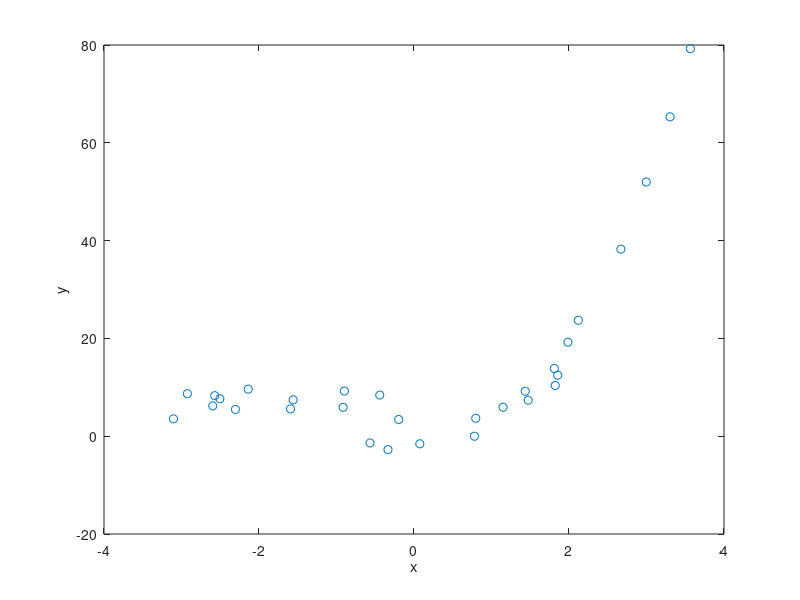
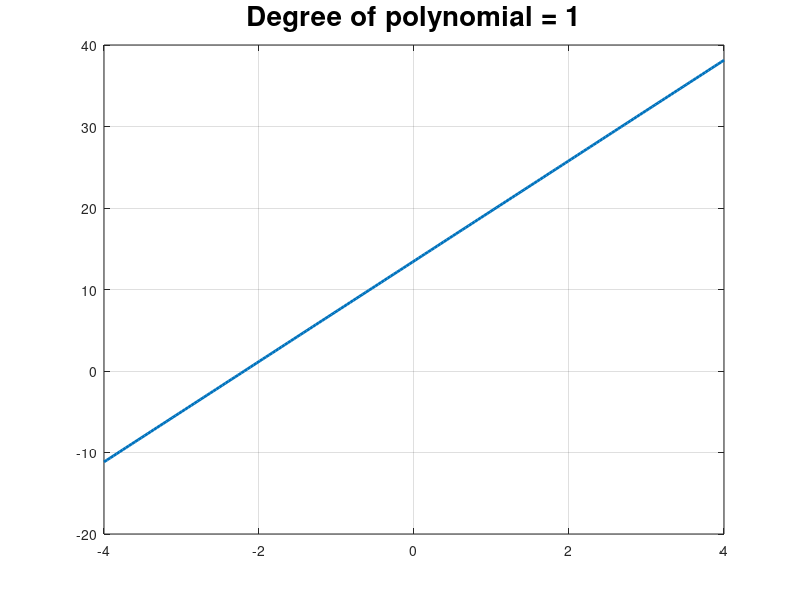
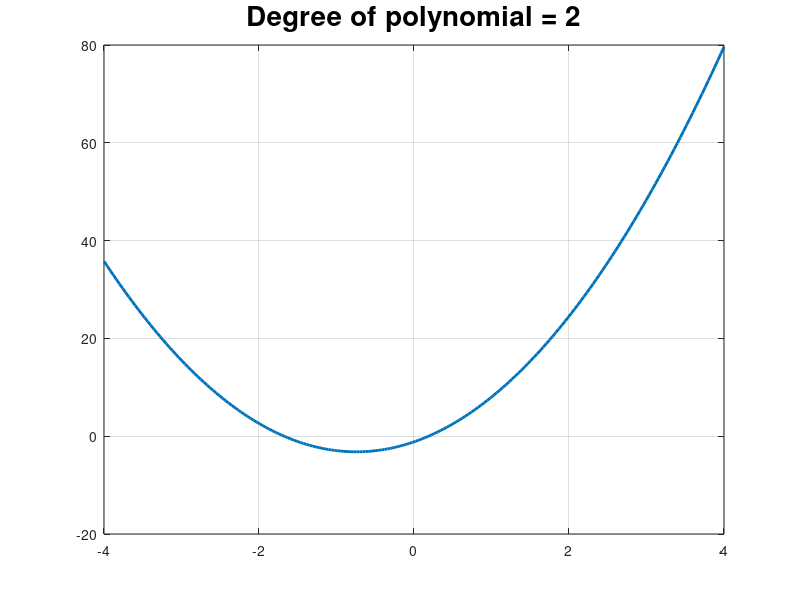
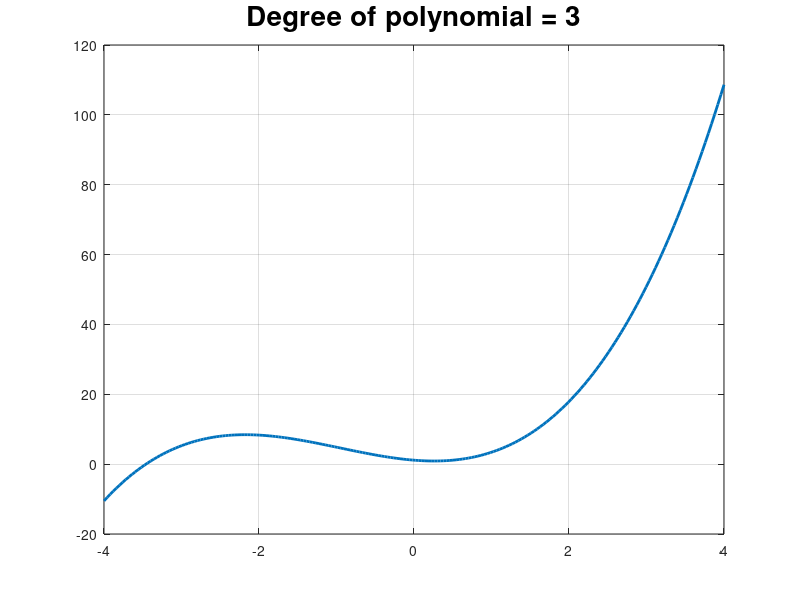

The MATLAB script that drew these images, in order:
clear; 
close all; 
clc;

load('DatHW1Q2.mat')
Y = yList;
X = ones(size(xList));
xList_forPlottingFit = linspace(-4,4,200)';
MSEList = [];

figure(1);
plot(xList,yList,'o');
xlabel('x'); ylabel('y');

for iDegree = 1:4
    %% do 
    X = [X xList.^iDegree];
    B = regress(Y,X); % all coefficients for this polynomial degree 
    
    %% plot of data and best fit of a given polynomial degree
    yList_forPlottingFit = B(1);
    for iTerm = 1:iDegree
        yList_forPlottingFit = yList_forPlottingFit + ...
            B(iTerm+1)*xList_forPlottingFit.^iTerm;
    end
    figure(iDegree+1)
    plot(xList_forPlottingFit,yList_forPlottingFit,'linewidth',2);

    title(['Degree of polynomial = ' num2str(iDegree)], ...
        'fontsize',20);
    grid on
       
    %% compute mean square error
    E = Y-X*B; % array of errors for all data points
    MSE = mean(E.^2); % mean of the squared error
    MSEList = [MSEList MSE]; 
end

figure(6)
plot(1:4,MSEList,'o-')
xlabel('degree of polynomial'); 
ylabel('Mean square error')
title('MSE keeps going down')
grid on